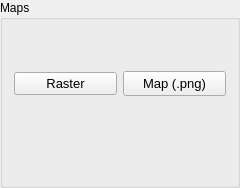
      <widget class="QGroupBox" name="groupBox_2">
       <property name="minimumSize">
        <size>
         <width>240</width>
         <height>140</height>
        </size>
       </property>
       <property name="maximumSize">
        <size>
         <width>300</width>
         <height>200</height>
        </size>
       </property>
       <property name="title">
        <string>Maps</string>
       </property>
       <layout class="QVBoxLayout" name="verticalLayout_7">
        <item>
         <spacer name="verticalSpacer_4">
          <property name="orientation">
           <enum>Qt::Vertical</enum>
          </property>
          <property name="sizeHint" stdset="0">
           <size>
            <width>20</width>
            <height>40</height>
           </size>
          </property>
         </spacer>
        </item>
        <item>
         <layout class="QHBoxLayout" name="horizontalLayout_4">
          <item>
           <widget class="QPushButton" name="pushButton_maps_raster">
            <property name="sizePolicy">
             <sizepolicy hsizetype="Expanding" vsizetype="Fixed">
              <horstretch>0</horstretch>
              <verstretch>0</verstretch>
             </sizepolicy>
            </property>
            <property name="font">
             <font>
              <pointsize>10</pointsize>
             </font>
            </property>
            <property name="text">
             <string>Raster</string>
            </property>
           </widget>
          </item>
          <item>
           <widget class="QPushButton" name="pushButton_map_figure">
            <property name="sizePolicy">
             <sizepolicy hsizetype="Expanding" vsizetype="Fixed">
              <horstretch>0</horstretch>
              <verstretch>0</verstretch>
             </sizepolicy>
            </property>
            <property name="minimumSize">
             <size>
              <width>0</width>
              <height>25</height>
             </size>
            </property>
            <property name="font">
             <font>
              <pointsize>10</pointsize>
             </font>
            </property>
            <property name="text">
             <string>Map (.png)</string>
            </property>
           </widget>
          </item>
         </layout>
        </item>
        <item>
         <spacer name="verticalSpacer">
          <property name="orientation">
           <enum>Qt::Vertical</enum>
          </property>
          <property name="sizeHint" stdset="0">
           <size>
            <width>20</width>
            <height>58</height>
           </size>
          </property>
         </spacer>
        </item>
        <item>
         <widget class="QLabel" name="label_2">
          <property name="text">
           <string/>
          </property>
         </widget>
        </item>
       </layout>
      </widget>
